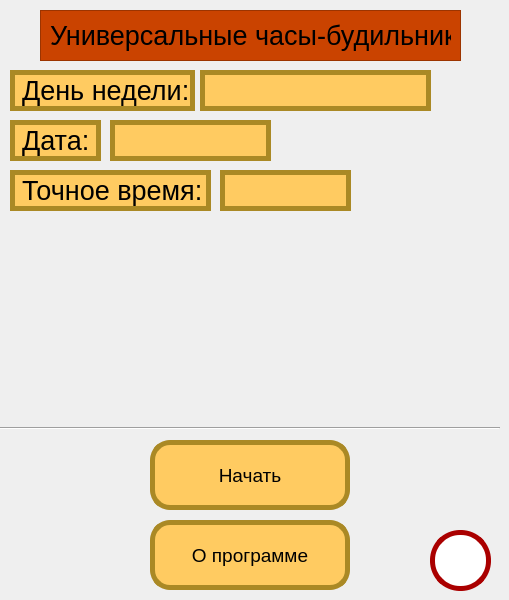
    <widget class="QWidget" name="started_page">
     <widget class="QPushButton" name="start">
      <property name="geometry">
       <rect>
        <x>150</x>
        <y>440</y>
        <width>200</width>
        <height>70</height>
       </rect>
      </property>
      <property name="font">
       <font>
        <family>Tahoma</family>
        <pointsize>14</pointsize>
        <weight>50</weight>
        <bold>false</bold>
       </font>
      </property>
      <property name="styleSheet">
       <string notr="true">QPushButton {
	background-color: rgb(255, 203, 97);
	border-radius: 20px;
	border:5px solid #aa8925
}
QPushButton: pressed {
	background-color: rgb(255, 153, 51);
		border:5px solid #aa8925
}</string>
      </property>
      <property name="text">
       <string>Начать</string>
      </property>
      <property name="autoDefault">
       <bool>false</bool>
      </property>
     </widget>
     <widget class="QPushButton" name="about_pr">
      <property name="geometry">
       <rect>
        <x>150</x>
        <y>520</y>
        <width>200</width>
        <height>70</height>
       </rect>
      </property>
      <property name="font">
       <font>
        <family>Tahoma</family>
        <pointsize>14</pointsize>
        <weight>50</weight>
        <bold>false</bold>
       </font>
      </property>
      <property name="styleSheet">
       <string notr="true">QPushButton {
	background-color: rgb(255, 203, 97);
	border-radius: 20px;
	border:5px solid #aa8925
}
QPushButton: pressed {
	background-color: rgb(255, 153, 51);
	border:5px solid #aa8925
}</string>
      </property>
      <property name="text">
       <string>О программе</string>
      </property>
     </widget>
     <widget class="Line" name="line_on_start_window">
      <property name="geometry">
       <rect>
        <x>0</x>
        <y>420</y>
        <width>500</width>
        <height>16</height>
       </rect>
      </property>
      <property name="orientation">
       <enum>Qt::Horizontal</enum>
      </property>
     </widget>
     <widget class="QPushButton" name="take_off_button_on_start_pg">
      <property name="geometry">
       <rect>
        <x>430</x>
        <y>530</y>
        <width>61</width>
        <height>61</height>
       </rect>
      </property>
      <property name="styleSheet">
       <string notr="true">border:5px solid rgb(170, 0, 0);
background-color: rgb(255, 255, 255);
border-radius: 30px;</string>
      </property>
      <property name="text">
       <string/>
      </property>
      <property name="icon">
       <iconset>
        <normaloff>pictures/take_off_button.png</normaloff>pictures/take_off_button.png</iconset>
      </property>
      <property name="iconSize">
       <size>
        <width>61</width>
        <height>61</height>
       </size>
      </property>
     </widget>
     <widget class="QFrame" name="frame">
      <property name="geometry">
       <rect>
        <x>40</x>
        <y>10</y>
        <width>421</width>
        <height>51</height>
       </rect>
      </property>
      <property name="styleSheet">
       <string notr="true">background-color: rgb(202, 67, 0);</string>
      </property>
      <property name="frameShape">
       <enum>QFrame::StyledPanel</enum>
      </property>
      <property name="frameShadow">
       <enum>QFrame::Raised</enum>
      </property>
      <layout class="QVBoxLayout" name="verticalLayout_4">
       <item>
        <widget class="QLabel" name="label_7">
         <property name="font">
          <font>
           <family>Tahoma</family>
           <pointsize>20</pointsize>
          </font>
         </property>
         <property name="styleSheet">
          <string notr="true">background-color: rgb(202, 67, 0);</string>
         </property>
         <property name="text">
          <string>Универсальные часы-будильник</string>
         </property>
        </widget>
       </item>
      </layout>
     </widget>
     <widget class="QLabel" name="label_on_tasks_2">
      <property name="geometry">
       <rect>
        <x>10</x>
        <y>170</y>
        <width>201</width>
        <height>41</height>
       </rect>
      </property>
      <property name="font">
       <font>
        <family>Tahoma</family>
        <pointsize>20</pointsize>
       </font>
      </property>
      <property name="styleSheet">
       <string notr="true">background-color: rgb(255, 203, 97);
border:5px solid #aa8925</string>
      </property>
      <property name="text">
       <string>Точное время:</string>
      </property>
     </widget>
     <widget class="QLabel" name="label_on_tasks_3">
      <property name="geometry">
       <rect>
        <x>220</x>
        <y>170</y>
        <width>131</width>
        <height>41</height>
       </rect>
      </property>
      <property name="font">
       <font>
        <family>Tahoma</family>
        <pointsize>20</pointsize>
       </font>
      </property>
      <property name="styleSheet">
       <string notr="true">background-color: rgb(255, 203, 97);
border:5px solid #aa8925</string>
      </property>
      <property name="text">
       <string/>
      </property>
     </widget>
     <widget class="QLabel" name="label_on_tasks_4">
      <property name="geometry">
       <rect>
        <x>10</x>
        <y>120</y>
        <width>91</width>
        <height>41</height>
       </rect>
      </property>
      <property name="font">
       <font>
        <family>Tahoma</family>
        <pointsize>20</pointsize>
       </font>
      </property>
      <property name="styleSheet">
       <string notr="true">background-color: rgb(255, 203, 97);
border:5px solid #aa8925</string>
      </property>
      <property name="text">
       <string>Дата:</string>
      </property>
     </widget>
     <widget class="QLabel" name="label_on_tasks_5">
      <property name="geometry">
       <rect>
        <x>110</x>
        <y>120</y>
        <width>161</width>
        <height>41</height>
       </rect>
      </property>
      <property name="font">
       <font>
        <family>Tahoma</family>
        <pointsize>20</pointsize>
       </font>
      </property>
      <property name="styleSheet">
       <string notr="true">background-color: rgb(255, 203, 97);
border:5px solid #aa8925</string>
      </property>
      <property name="text">
       <string/>
      </property>
     </widget>
     <widget class="QLabel" name="label_on_tasks_6">
      <property name="geometry">
       <rect>
        <x>10</x>
        <y>70</y>
        <width>185</width>
        <height>41</height>
       </rect>
      </property>
      <property name="font">
       <font>
        <family>Tahoma</family>
        <pointsize>20</pointsize>
       </font>
      </property>
      <property name="styleSheet">
       <string notr="true">background-color: rgb(255, 203, 97);
border:5px solid #aa8925</string>
      </property>
      <property name="text">
       <string>День недели:</string>
      </property>
     </widget>
     <widget class="QLabel" name="clock_picture">
      <property name="geometry">
       <rect>
        <x>150</x>
        <y>220</y>
        <width>201</width>
        <height>201</height>
       </rect>
      </property>
      <property name="text">
       <string/>
      </property>
      <property name="pixmap">
       <pixmap>pictures/clock2.png</pixmap>
      </property>
     </widget>
     <widget class="QLabel" name="label_on_tasks_7">
      <property name="geometry">
       <rect>
        <x>200</x>
        <y>70</y>
        <width>231</width>
        <height>41</height>
       </rect>
      </property>
      <property name="font">
       <font>
        <family>Tahoma</family>
        <pointsize>20</pointsize>
       </font>
      </property>
      <property name="styleSheet">
       <string notr="true">background-color: rgb(255, 203, 97);
border:5px solid #aa8925</string>
      </property>
      <property name="text">
       <string/>
      </property>
     </widget>
    </widget>
